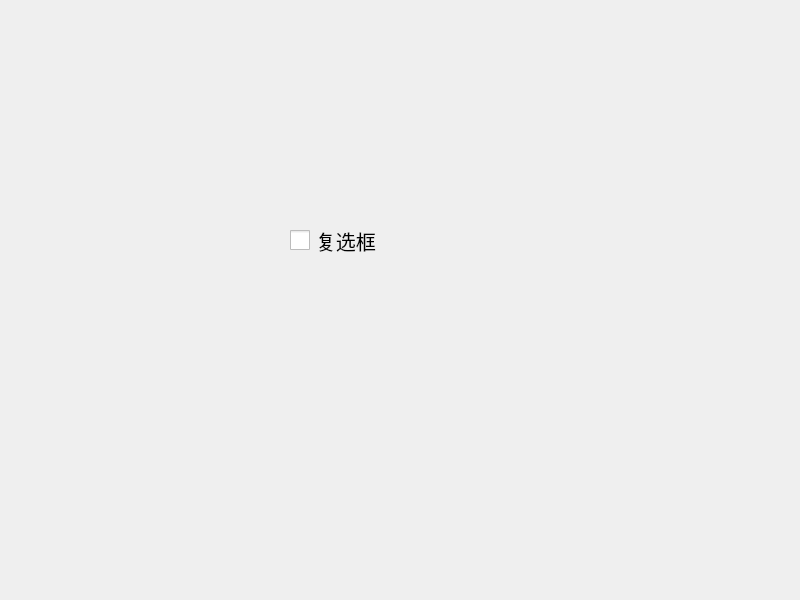
<?xml version="1.0" encoding="UTF-8"?>
<ui version="4.0">
 <class>Widget</class>
 <widget class="QWidget" name="Widget">
  <property name="geometry">
   <rect>
    <x>0</x>
    <y>0</y>
    <width>800</width>
    <height>600</height>
   </rect>
  </property>
  <property name="windowTitle">
   <string>Widget</string>
  </property>
  <widget class="QCheckBox" name="checkBox">
   <property name="geometry">
    <rect>
     <x>290</x>
     <y>210</y>
     <width>171</width>
     <height>61</height>
    </rect>
   </property>
   <property name="styleSheet">
    <string notr="true">QCheckBox
{
	font-size: 20px;
}

QCheckBox::indicator
{
	width: 20px;
	height: 20px;
}

QCheckBox::indicator:unchecked
{
	image: url(:/checkbox-unchecked.png);
}

QCheckBox::indicator:unchecked:hover
{
	image: url(:/checkbox-unchecked_hover.png);
}

QCheckBox::indicator:unchecked:pressed
{
	image: url(:/checkbox-unchecked_pressed.png);
}

QCheckBox::indicator:checked
{
	image: url(:/checkbox-checked.png);
}

QCheckBox::indicator:checked:hover
{
	image: url(:/checkbox-checked_hover.png)
}

QCheckBox::indicator:checked:pressed
{
	image: url(:/checkbox-checked_pressed.png);
}</string>
   </property>
   <property name="text">
    <string>复选框</string>
   </property>
  </widget>
 </widget>
 <resources/>
 <connections/>
</ui>
